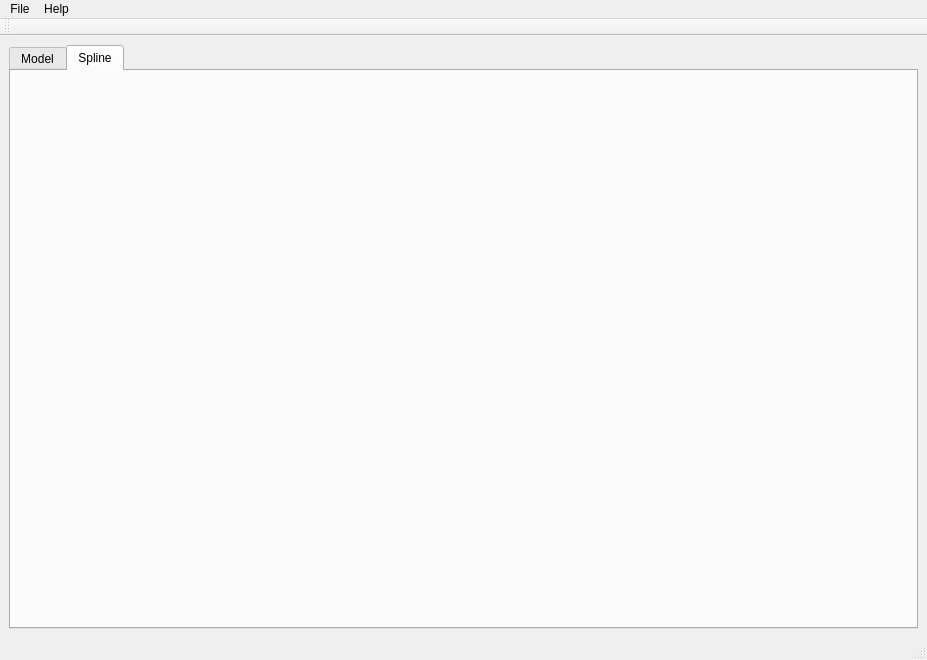
<?xml version="1.0" encoding="UTF-8"?>
<ui version="4.0">
 <class>MainWindow</class>
 <widget class="QMainWindow" name="MainWindow">
  <property name="geometry">
   <rect>
    <x>0</x>
    <y>0</y>
    <width>927</width>
    <height>660</height>
   </rect>
  </property>
  <property name="windowTitle">
   <string>ICG Wireframe</string>
  </property>
  <property name="toolButtonStyle">
   <enum>Qt::ToolButtonStyle::ToolButtonFollowStyle</enum>
  </property>
  <property name="tabShape">
   <enum>QTabWidget::TabShape::Triangular</enum>
  </property>
  <property name="dockNestingEnabled">
   <bool>true</bool>
  </property>
  <widget class="QWidget" name="centralwidget">
   <layout class="QVBoxLayout" name="verticalLayout">
    <item>
     <widget class="QTabWidget" name="tabWidget">
      <property name="currentIndex">
       <number>1</number>
      </property>
      <widget class="QWidget" name="tab">
       <attribute name="icon">
        <iconset>
         <normalon>:/assets/assets/tool_icons_16px/pivot.png</normalon>
        </iconset>
       </attribute>
       <attribute name="title">
        <string>Model</string>
       </attribute>
      </widget>
      <widget class="QWidget" name="tab_2">
       <attribute name="icon">
        <iconset>
         <normalon>:/assets/assets/tool_icons_16px/vertices.png</normalon>
        </iconset>
       </attribute>
       <attribute name="title">
        <string>Spline</string>
       </attribute>
      </widget>
     </widget>
    </item>
   </layout>
  </widget>
  <widget class="QMenuBar" name="menubar">
   <property name="geometry">
    <rect>
     <x>0</x>
     <y>0</y>
     <width>927</width>
     <height>30</height>
    </rect>
   </property>
   <widget class="QMenu" name="menuFile">
    <property name="title">
     <string>File</string>
    </property>
    <addaction name="actionOpen"/>
    <addaction name="actionSave"/>
    <addaction name="actionSaveAs"/>
   </widget>
   <widget class="QMenu" name="menuHelp">
    <property name="title">
     <string>Help</string>
    </property>
    <addaction name="actionAbout"/>
    <addaction name="actionHelp"/>
   </widget>
   <addaction name="menuFile"/>
   <addaction name="menuHelp"/>
  </widget>
  <widget class="QStatusBar" name="statusbar"/>
  <widget class="QToolBar" name="toolBar">
   <property name="windowTitle">
    <string>toolBar</string>
   </property>
   <property name="toolButtonStyle">
    <enum>Qt::ToolButtonStyle::ToolButtonIconOnly</enum>
   </property>
   <attribute name="toolBarArea">
    <enum>TopToolBarArea</enum>
   </attribute>
   <attribute name="toolBarBreak">
    <bool>false</bool>
   </attribute>
  </widget>
  <action name="actionOpen">
   <property name="icon">
    <iconset>
     <normalon>:/assets/assets/tool_icons_16px/folder.png</normalon>
    </iconset>
   </property>
   <property name="text">
    <string>Open</string>
   </property>
  </action>
  <action name="actionSave">
   <property name="icon">
    <iconset>
     <normalon>:/assets/assets/tool_icons_16px/pencil.png</normalon>
    </iconset>
   </property>
   <property name="text">
    <string>Save</string>
   </property>
  </action>
  <action name="actionSaveAs">
   <property name="icon">
    <iconset>
     <normalon>:/assets/assets/tool_icons_16px/pencil.png</normalon>
    </iconset>
   </property>
   <property name="text">
    <string>SaveAs</string>
   </property>
  </action>
  <action name="actionAbout">
   <property name="icon">
    <iconset>
     <normalon>:/assets/assets/tool_icons_16px/scalpel.png</normalon>
    </iconset>
   </property>
   <property name="text">
    <string>About</string>
   </property>
  </action>
  <action name="actionHelp">
   <property name="text">
    <string>Help</string>
   </property>
  </action>
 </widget>
 <resources>
  <include location="../../resources.qrc"/>
 </resources>
 <connections/>
</ui>
